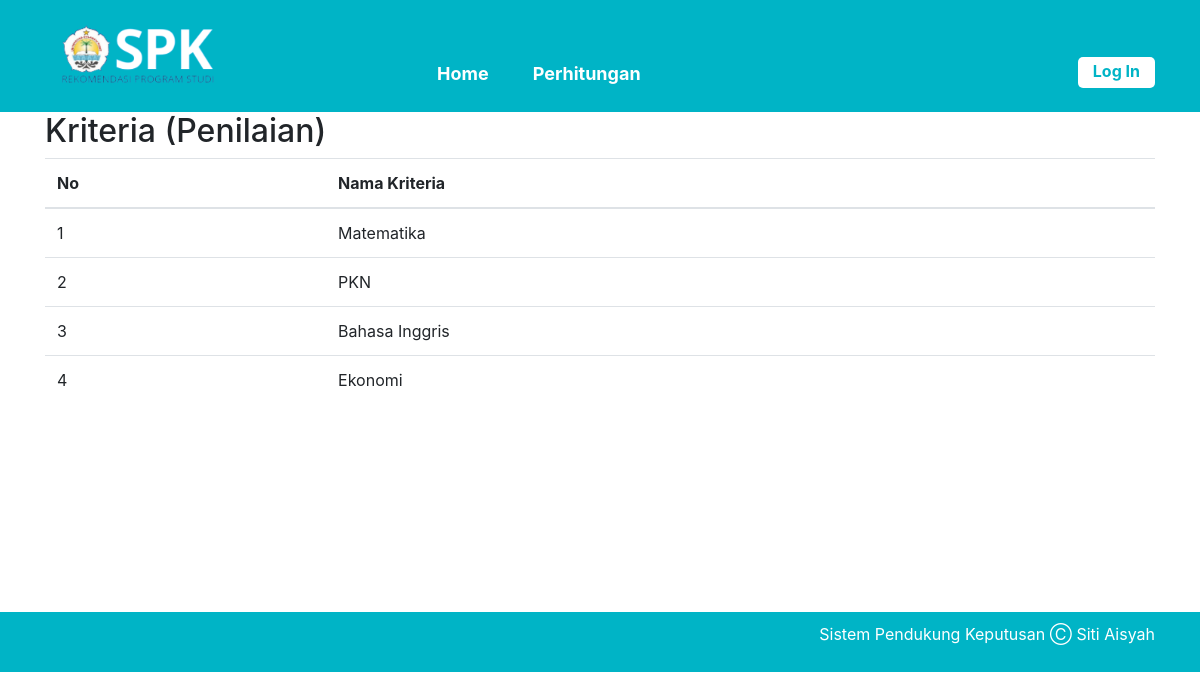
Page /kriteria.php on the committed database.
### tables this page shows
CREATE TABLE `tb_kriteria` (
  `id` int(11) NOT NULL,
  `nama` varchar(20) NOT NULL
);

### kriteria.php (the view, shortened to what this page needs)
<?php
	include('fungsi.php');
require_once('template-parts/header.php');
?>
<div class="container">
	<h2>Kriteria (Penilaian)</h2>
	<table class="table">
		<thead>
			<tr>
				<th>No</th>
				<th>Nama Kriteria</th>
			</tr>
		</thead>
		<tbody>
				<?php
					$query = "SELECT id,nama FROM tb_kriteria ORDER BY id";
					$result	= mysqli_query($koneksi, $query);
					$i = 0;
					while ($row = mysqli_fetch_array($result)) {
						$i++;
				?>
			<tr>
				<td><?php echo $i ?></td>
				<td><?php echo $row['nama'] ?></td>
	<?php } ?>
		</tbody>
	</table>
	</div>
<br>
<?php
require_once('template-parts/footer.php');

### stylesheets/style.css (style rules this page uses)
html,body,div,span,applet,object,iframe,h1,h2,h3,h4,h5,h6,p,blockquote,pre,a,abbr,acronym,address,big,cite,code,del,dfn,em,img,ins,kbd,q,s,samp,small,strike,strong,sub,sup,tt,var,b,u,i,center,dl,dt,dd,ol,ul,li,fieldset,form,label,legend,table,caption,tbody,tfoot,thead,tr,th,td,article,aside,canvas,details,embed,figure,figcaption,footer,header,hgroup,menu,nav,output,ruby,section,summary,time,mark,audio,video { margin:0;padding:0;border:0;font-size:100%;vertical-align:baseline }
body { line-height:1 }
table { border-collapse:collapse;border-spacing:0 }
*,*:before,*:after { -moz-box-sizing:border-box;-webkit-box-sizing:border-box;box-sizing:border-box }
.container { max-width:1100px;margin:0 auto;position:relative;padding:0 30px }
body { background:#00b4c6;font-family:"PT Sans",sans-serif;color:#727272;font-size:14px;line-height:1.3;font-weight:500 }
h1,h2,h3,h4,h5,h6 { font-weight:300 }

### rows in the picture
tb_kriteria: nama "Matematika"
tb_kriteria: nama "PKN"
tb_kriteria: nama "Bahasa Inggris"
tb_kriteria: nama "Ekonomi"
